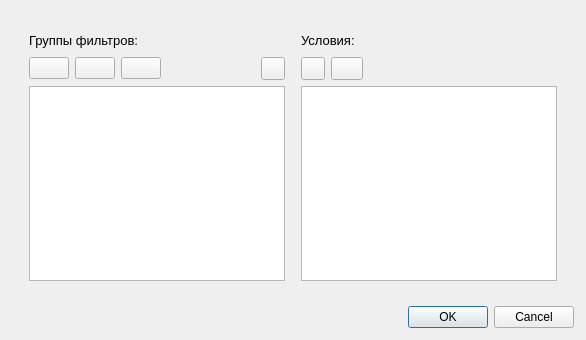
<?xml version="1.0" encoding="UTF-8"?>
<ui version="4.0">
 <class>choicecondition</class>
 <widget class="QWidget" name="choicecondition">
  <property name="windowModality">
   <enum>Qt::WindowModal</enum>
  </property>
  <property name="geometry">
   <rect>
    <x>0</x>
    <y>0</y>
    <width>561</width>
    <height>340</height>
   </rect>
  </property>
  <property name="sizePolicy">
   <sizepolicy hsizetype="Preferred" vsizetype="Preferred">
    <horstretch>0</horstretch>
    <verstretch>0</verstretch>
   </sizepolicy>
  </property>
  <property name="minimumSize">
   <size>
    <width>0</width>
    <height>0</height>
   </size>
  </property>
  <property name="maximumSize">
   <size>
    <width>16777215</width>
    <height>16777215</height>
   </size>
  </property>
  <property name="windowTitle">
   <string>Выбор и редактирование групп фильтров</string>
  </property>
  <layout class="QVBoxLayout" name="verticalLayout">
   <item>
    <widget class="QWidget" name="horizontalWidget_4" native="true">
     <property name="sizePolicy">
      <sizepolicy hsizetype="Minimum" vsizetype="Minimum">
       <horstretch>0</horstretch>
       <verstretch>0</verstretch>
      </sizepolicy>
     </property>
     <layout class="QHBoxLayout" name="horizontalLayout_6">
      <property name="sizeConstraint">
       <enum>QLayout::SetDefaultConstraint</enum>
      </property>
      <item>
       <widget class="QWidget" name="widget" native="true">
        <property name="sizePolicy">
         <sizepolicy hsizetype="Fixed" vsizetype="Expanding">
          <horstretch>0</horstretch>
          <verstretch>0</verstretch>
         </sizepolicy>
        </property>
        <layout class="QGridLayout" name="groupLayout">
         <property name="sizeConstraint">
          <enum>QLayout::SetDefaultConstraint</enum>
         </property>
         <property name="rightMargin">
          <number>1</number>
         </property>
         <item row="2" column="0" colspan="3">
          <widget class="QListWidget" name="grouplist">
           <property name="sizePolicy">
            <sizepolicy hsizetype="Expanding" vsizetype="Expanding">
             <horstretch>0</horstretch>
             <verstretch>0</verstretch>
            </sizepolicy>
           </property>
           <property name="minimumSize">
            <size>
             <width>0</width>
             <height>0</height>
            </size>
           </property>
           <property name="maximumSize">
            <size>
             <width>16777215</width>
             <height>16777215</height>
            </size>
           </property>
           <property name="sortingEnabled">
            <bool>true</bool>
           </property>
          </widget>
         </item>
         <item row="0" column="0" colspan="3">
          <widget class="QLabel" name="label">
           <property name="sizePolicy">
            <sizepolicy hsizetype="Preferred" vsizetype="Fixed">
             <horstretch>0</horstretch>
             <verstretch>0</verstretch>
            </sizepolicy>
           </property>
           <property name="minimumSize">
            <size>
             <width>0</width>
             <height>22</height>
            </size>
           </property>
           <property name="maximumSize">
            <size>
             <width>16777215</width>
             <height>16777215</height>
            </size>
           </property>
           <property name="font">
            <font>
             <pointsize>10</pointsize>
            </font>
           </property>
           <property name="text">
            <string>Группы фильтров:</string>
           </property>
          </widget>
         </item>
         <item row="1" column="0" colspan="3">
          <layout class="QHBoxLayout" name="horizontalLayout_2">
           <item>
            <widget class="QPushButton" name="btnadd">
             <property name="sizePolicy">
              <sizepolicy hsizetype="Fixed" vsizetype="Fixed">
               <horstretch>0</horstretch>
               <verstretch>0</verstretch>
              </sizepolicy>
             </property>
             <property name="minimumSize">
              <size>
               <width>0</width>
               <height>0</height>
              </size>
             </property>
             <property name="maximumSize">
              <size>
               <width>16777215</width>
               <height>16777215</height>
              </size>
             </property>
             <property name="text">
              <string/>
             </property>
            </widget>
           </item>
           <item>
            <widget class="QPushButton" name="btndel">
             <property name="sizePolicy">
              <sizepolicy hsizetype="Fixed" vsizetype="Fixed">
               <horstretch>0</horstretch>
               <verstretch>0</verstretch>
              </sizepolicy>
             </property>
             <property name="minimumSize">
              <size>
               <width>0</width>
               <height>0</height>
              </size>
             </property>
             <property name="maximumSize">
              <size>
               <width>16777215</width>
               <height>16777215</height>
              </size>
             </property>
             <property name="text">
              <string/>
             </property>
            </widget>
           </item>
           <item>
            <widget class="QPushButton" name="btnChoice">
             <property name="sizePolicy">
              <sizepolicy hsizetype="Fixed" vsizetype="Fixed">
               <horstretch>0</horstretch>
               <verstretch>0</verstretch>
              </sizepolicy>
             </property>
             <property name="minimumSize">
              <size>
               <width>0</width>
               <height>0</height>
              </size>
             </property>
             <property name="maximumSize">
              <size>
               <width>16777215</width>
               <height>16777215</height>
              </size>
             </property>
             <property name="text">
              <string/>
             </property>
            </widget>
           </item>
           <item>
            <spacer name="horizontalSpacer_2">
             <property name="orientation">
              <enum>Qt::Horizontal</enum>
             </property>
             <property name="sizeType">
              <enum>QSizePolicy::Expanding</enum>
             </property>
             <property name="sizeHint" stdset="0">
              <size>
               <width>40</width>
               <height>20</height>
              </size>
             </property>
            </spacer>
           </item>
           <item>
            <widget class="QToolButton" name="bOpenConditions">
             <property name="sizePolicy">
              <sizepolicy hsizetype="Fixed" vsizetype="Fixed">
               <horstretch>0</horstretch>
               <verstretch>0</verstretch>
              </sizepolicy>
             </property>
             <property name="minimumSize">
              <size>
               <width>0</width>
               <height>0</height>
              </size>
             </property>
             <property name="maximumSize">
              <size>
               <width>16777215</width>
               <height>16777215</height>
              </size>
             </property>
             <property name="text">
              <string/>
             </property>
             <property name="checkable">
              <bool>true</bool>
             </property>
            </widget>
           </item>
          </layout>
         </item>
        </layout>
       </widget>
      </item>
      <item>
       <widget class="QWidget" name="cond_wgt" native="true">
        <property name="sizePolicy">
         <sizepolicy hsizetype="Expanding" vsizetype="Expanding">
          <horstretch>0</horstretch>
          <verstretch>0</verstretch>
         </sizepolicy>
        </property>
        <layout class="QGridLayout" name="cond_wgt_2">
         <property name="sizeConstraint">
          <enum>QLayout::SetMaximumSize</enum>
         </property>
         <item row="1" column="0" colspan="2">
          <layout class="QHBoxLayout" name="horizontalLayout_4">
           <item>
            <widget class="QToolButton" name="btnisEditCond">
             <property name="contextMenuPolicy">
              <enum>Qt::NoContextMenu</enum>
             </property>
             <property name="text">
              <string/>
             </property>
             <property name="checkable">
              <bool>true</bool>
             </property>
            </widget>
           </item>
           <item>
            <widget class="QPushButton" name="bSavecond">
             <property name="sizePolicy">
              <sizepolicy hsizetype="Fixed" vsizetype="Fixed">
               <horstretch>0</horstretch>
               <verstretch>0</verstretch>
              </sizepolicy>
             </property>
             <property name="maximumSize">
              <size>
               <width>32</width>
               <height>32</height>
              </size>
             </property>
             <property name="text">
              <string/>
             </property>
             <property name="checkable">
              <bool>true</bool>
             </property>
            </widget>
           </item>
           <item>
            <spacer name="horizontalSpacer_3">
             <property name="orientation">
              <enum>Qt::Horizontal</enum>
             </property>
             <property name="sizeType">
              <enum>QSizePolicy::Expanding</enum>
             </property>
             <property name="sizeHint" stdset="0">
              <size>
               <width>40</width>
               <height>20</height>
              </size>
             </property>
            </spacer>
           </item>
          </layout>
         </item>
         <item row="0" column="0" colspan="2">
          <widget class="QLabel" name="label_2">
           <property name="sizePolicy">
            <sizepolicy hsizetype="Preferred" vsizetype="Fixed">
             <horstretch>0</horstretch>
             <verstretch>0</verstretch>
            </sizepolicy>
           </property>
           <property name="minimumSize">
            <size>
             <width>0</width>
             <height>22</height>
            </size>
           </property>
           <property name="font">
            <font>
             <pointsize>10</pointsize>
            </font>
           </property>
           <property name="mouseTracking">
            <bool>false</bool>
           </property>
           <property name="text">
            <string>Условия:</string>
           </property>
           <property name="textFormat">
            <enum>Qt::AutoText</enum>
           </property>
           <property name="scaledContents">
            <bool>false</bool>
           </property>
          </widget>
         </item>
         <item row="2" column="0" colspan="2">
          <widget class="QListWidget" name="condlist">
           <property name="sizePolicy">
            <sizepolicy hsizetype="Expanding" vsizetype="Expanding">
             <horstretch>0</horstretch>
             <verstretch>0</verstretch>
            </sizepolicy>
           </property>
           <property name="minimumSize">
            <size>
             <width>0</width>
             <height>0</height>
            </size>
           </property>
           <property name="maximumSize">
            <size>
             <width>16777215</width>
             <height>16777215</height>
            </size>
           </property>
           <property name="font">
            <font>
             <kerning>true</kerning>
            </font>
           </property>
           <property name="sizeAdjustPolicy">
            <enum>QAbstractScrollArea::AdjustIgnored</enum>
           </property>
           <property name="editTriggers">
            <set>QAbstractItemView::CurrentChanged|QAbstractItemView::DoubleClicked|QAbstractItemView::EditKeyPressed</set>
           </property>
           <property name="resizeMode">
            <enum>QListView::Fixed</enum>
           </property>
           <property name="wordWrap">
            <bool>false</bool>
           </property>
          </widget>
         </item>
        </layout>
       </widget>
      </item>
     </layout>
    </widget>
   </item>
   <item>
    <widget class="QWidget" name="horizontalWidget" native="true">
     <property name="sizePolicy">
      <sizepolicy hsizetype="Expanding" vsizetype="Fixed">
       <horstretch>0</horstretch>
       <verstretch>0</verstretch>
      </sizepolicy>
     </property>
     <layout class="QHBoxLayout" name="horizontalLayout">
      <property name="spacing">
       <number>0</number>
      </property>
      <property name="sizeConstraint">
       <enum>QLayout::SetDefaultConstraint</enum>
      </property>
      <property name="leftMargin">
       <number>1</number>
      </property>
      <property name="topMargin">
       <number>1</number>
      </property>
      <property name="rightMargin">
       <number>1</number>
      </property>
      <property name="bottomMargin">
       <number>1</number>
      </property>
      <item>
       <spacer name="horizontalSpacer">
        <property name="orientation">
         <enum>Qt::Horizontal</enum>
        </property>
        <property name="sizeHint" stdset="0">
         <size>
          <width>20</width>
          <height>20</height>
         </size>
        </property>
       </spacer>
      </item>
      <item>
       <widget class="QDialogButtonBox" name="buttonBox">
        <property name="sizePolicy">
         <sizepolicy hsizetype="Fixed" vsizetype="Fixed">
          <horstretch>0</horstretch>
          <verstretch>0</verstretch>
         </sizepolicy>
        </property>
        <property name="minimumSize">
         <size>
          <width>0</width>
          <height>0</height>
         </size>
        </property>
        <property name="maximumSize">
         <size>
          <width>16777215</width>
          <height>16777215</height>
         </size>
        </property>
        <property name="standardButtons">
         <set>QDialogButtonBox::Cancel|QDialogButtonBox::Ok</set>
        </property>
        <property name="centerButtons">
         <bool>true</bool>
        </property>
       </widget>
      </item>
     </layout>
    </widget>
   </item>
  </layout>
 </widget>
 <resources/>
 <connections/>
</ui>
